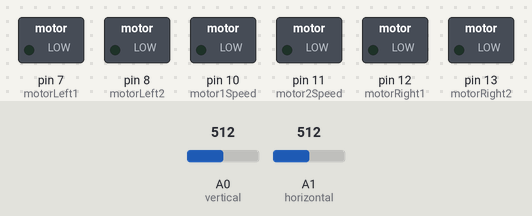
A sketch run on a simulated Arduino Uno, built with avr-gcc and run on an emulated ATmega328P. Parts: switched loads named in the sketch (green lamp = pin HIGH). The test bench sets the inputs (shaded band); at power-on: A0 (vertical) = 512, A1 (horizontal) = 512.

Above: at 1.2 s.
1.3 s: A0 (vertical) set to 885
2.8 s: A0 (vertical) set to 916
At 3.5 s:
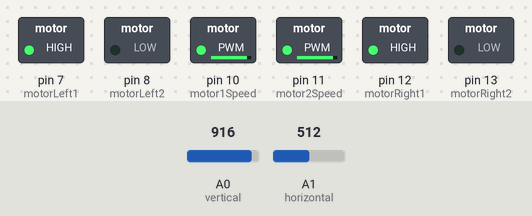
4.3 s: A1 (horizontal) set to 892
5.8 s: A1 (horizontal) set to 907
At 6.9 s:
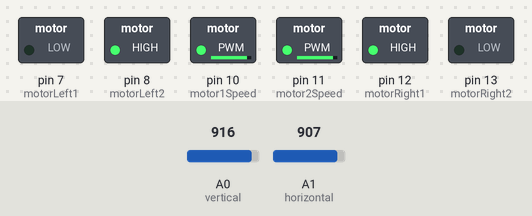
7.3 s: A1 (horizontal) set to 0
At 8.0 s:
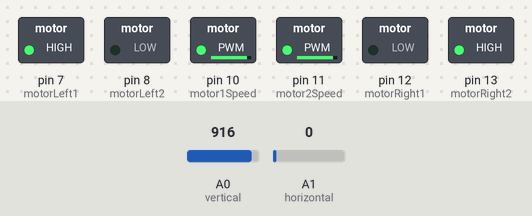
Timing chart, 0 to 10.3 s (numbered marks = the images above; inputs shaded):
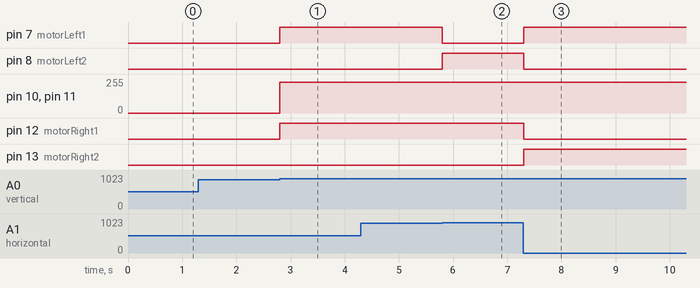

The sketch:

bluetooth_motors_go.ino
```cpp
int vertical = 0;
int horizontal = 1;
int motor1Speed = 10;
int motor2Speed = 11;
int motorLeft1 = 7;
int motorLeft2 = 8;
int motorRight1 = 12;
int motorRight2 = 13;
int MAX_SPD = 1023;
int MIN_T = 8;
int MAX_T = 900;
String rx;
int ps;
int att;
int med;
long int delta;

void setup()
{
  pinMode(motor1Speed, OUTPUT);
  pinMode(motor2Speed, OUTPUT);
  pinMode(motorLeft1, OUTPUT);
  pinMode(motorLeft2, OUTPUT);
  pinMode(motorRight1, OUTPUT);
  pinMode(motorRight2, OUTPUT);
  Serial.begin(115200);
  ps = 0;
  att = 0;
  med = 0;
  delta = 0;
  //while (! Serial);
  //Serial.println("Speed 0 to 255");
}

void loop()
{
   int pos_x;
   int pos_y;
   int spd;
   int dir;
   int headset = parseHeadset();

   if (ps == 200)
   {
       Serial.println("Mindwave skin contact not detected.");
   }
   if(ps != 200 && att >=45)// && ((pos_x >= MIN_T && pos_x <= MAX_T) && (pos_y >= MIN_T && pos_y <= MAX_T)))
   {
       dir = setDirection(500,5);
       spd = setSpd(dir,500,10);
       //Serial.print("dir=");Serial.println(dir);
       //Serial.println("Mindwave activity detected.");
       //delay(2000);
   }
   else
   {
       pos_x = analogRead(horizontal);
       pos_y = analogRead(vertical);
       dir = setDirection(pos_x, pos_y);
       spd = setSpd(dir, pos_x, pos_y);
       //Serial.println("Joystick Mode.");
    }
    //Serial.print("dir=");Serial.println(dir);

    analogWrite(motor1Speed,(spd / 4));
    analogWrite(motor2Speed,(spd / 4));
    delay(10);
}

int parseHeadset()
{
  int val = 0;
  int pos[5];

  while(Serial.available())
  {
     rx += (char)Serial.read();
  }
  if(rx.length())
  {
    //Serial.print("rx = ");Serial.println(rx);  //For debugging!
    String local;
    pos[0] = 0;
    pos[1] = rx.indexOf("%");
    pos[2] = rx.indexOf("^");
    pos[3] = rx.indexOf("&");
    pos[4] = rx.indexOf("$");

    //Parse out the poor signal parameter
    //Serial.print("pos[1] = ");Serial.println(pos[1]);
    if (pos[1] != -1)
    {
      for (int i = pos[1] + 1; i > 0 && rx[i] >= '0' && rx[i] <= '9';i++)
      {
         local += rx[i];
      }
      ps = local.toInt();
      local = "";
    }
    Serial.print("signal quality = ");Serial.println(ps);

    if (ps == 200)
    {
       val = -1;
       //Serial.println("Mindwave skin contact not detected.");
    }

    //Parse out the attention section
    for (int i = pos[2] + 1; i > 0 && rx[i] >= '0' && rx[i] <= '9';i++)
    {
       local += rx[i];
    }
    att = local.toInt();
    Serial.print("attention      = ");Serial.println(att);
    local = "";

    //Parse out the meditation section
    for (int i = pos[3] + 1; i > 0 && rx[i] >= '0' && rx[i] <= '9';i++)
    {
       local += rx[i];
    }
    med = local.toInt();
    Serial.print("meditation     = ");Serial.println(med);
    local = "";

    //Parse out the delta section
    for (int i = pos[4] + 1; i > 0 && rx[i] >= '0' && rx[i] <= '9';i++)
    {
       local += rx[i];
    }
    delta = local.toInt();
    Serial.print("delta          = ");Serial.println(delta);

    local = "";
    Serial.println("");
    rx = "";
  }
  return val;
}


int setDirection(int x, int y)
{
  int dir;
  //Zero position
  if ((x >= MIN_T && x <= MAX_T) && (y >= MIN_T && y <= MAX_T))
  {
    //Serial.println("zero");
    digitalWrite(motorLeft1,LOW);
    digitalWrite(motorLeft2,LOW);
    digitalWrite(motorRight1,LOW);
    digitalWrite(motorRight2,LOW);
    dir = 0;
  }
  //Joystick Up
  else if (y <= MIN_T && (x >= MIN_T && x <= MAX_T))
  {
    //Serial.println("forward");
    digitalWrite(motorLeft1,LOW);
    digitalWrite(motorLeft2,HIGH);
    digitalWrite(motorRight1,LOW);
    digitalWrite(motorRight2,HIGH);
    dir = 1;
  }
  //Joystick Up-Right
  else if ((x >= MAX_T && y <= MIN_T))
  {
    //Serial.println("forward right");
    digitalWrite(motorLeft1,LOW);
    digitalWrite(motorLeft2,HIGH);
    digitalWrite(motorRight1,HIGH);
    digitalWrite(motorRight2,LOW);
    dir = 2;
  }
  //Joystick Right
  else if ((x >= MAX_T && (y <= MAX_T && y >= MIN_T)))
  {
    //Serial.println("right");
    digitalWrite(motorLeft1,LOW);
    digitalWrite(motorLeft2,HIGH);
    digitalWrite(motorRight1,HIGH);
    digitalWrite(motorRight2,LOW);
    dir = 3;
  }
  //Joystick Down-Right
  else if ((x >= MAX_T && y >= MAX_T))
  {
    //Serial.println("rev right");
    digitalWrite(motorLeft1,LOW);
    digitalWrite(motorLeft2,HIGH);
    digitalWrite(motorRight1,HIGH);
    digitalWrite(motorRight2,LOW);
    dir = 4;
  }
  //Joystick Down
  else if (y >= MAX_T && (x >= MIN_T && x <= MAX_T))
  {
    //Serial.println("reverse");
    digitalWrite(motorLeft1,HIGH);
    digitalWrite(motorLeft2,LOW);
    digitalWrite(motorRight1,HIGH);
    digitalWrite(motorRight2,LOW);
    dir = 5;
  }
  //Joystick Down-Left
  else if ((x <= MIN_T && y >= MAX_T))
  {
    //Serial.println("rev left");
    digitalWrite(motorLeft1,HIGH);
    digitalWrite(motorLeft2,LOW);
    digitalWrite(motorRight1,LOW);
    digitalWrite(motorRight2,HIGH);
    dir = 6;
  }
  //Joystick Left
  else if ((x <= MIN_T && (y >= MIN_T && y <= MAX_T)))
  {
    //Serial.println("left");
    digitalWrite(motorLeft1,HIGH);
    digitalWrite(motorLeft2,LOW);
    digitalWrite(motorRight1,LOW);
    digitalWrite(motorRight2,HIGH);
    dir = 7;
  }
  //Joystick Up-Left
  else if ((x <= MIN_T && y <= MIN_T))
  {
    //Serial.println("forward left");
    digitalWrite(motorLeft1,HIGH);
    digitalWrite(motorLeft2,LOW);
    digitalWrite(motorRight1,LOW);
    digitalWrite(motorRight2,HIGH);
    dir = 8;
  }
  return dir;
}

int setSpd(int dir, int x, int y)
{
  int spd;
  switch(dir)
  {
    case 1:
    case 2:
    case 8:
      spd = MAX_SPD - y;
      break;
    case 4:
    case 5:
    case 6:
      spd = y;
      break;
    case 3:
      spd = x;
      break;
    case 7:
      spd = MAX_SPD - x;
      break;
    default:
      spd = 0;
      break;
  }
  return spd;
}
```

Measured:
- the behaviour switches between 900 and 901 on A0 (vertical) (found by bisection; images 0 and 1)
- the behaviour switches between 899 and 900 on A1 (horizontal) (found by bisection; images 1 and 2)
- after the input at 1.3 s, every drawn part: stays the same
- after the input at 2.8 s, pin 7 (motorLeft1), pin 12 (motorRight1): LOW → HIGH at once; pin 10 (motor1Speed), pin 11 (motor2Speed): 0/255 → 229/255 at once
- after the input at 4.3 s, every drawn part: stays the same
- after the input at 5.8 s, pin 7 (motorLeft1): HIGH → LOW at once; pin 8 (motorLeft2): LOW → HIGH at once
- after the input at 7.3 s, pin 7 (motorLeft1), pin 13 (motorRight2): LOW → HIGH at once; pin 8 (motorLeft2), pin 12 (motorRight1): HIGH → LOW at once
